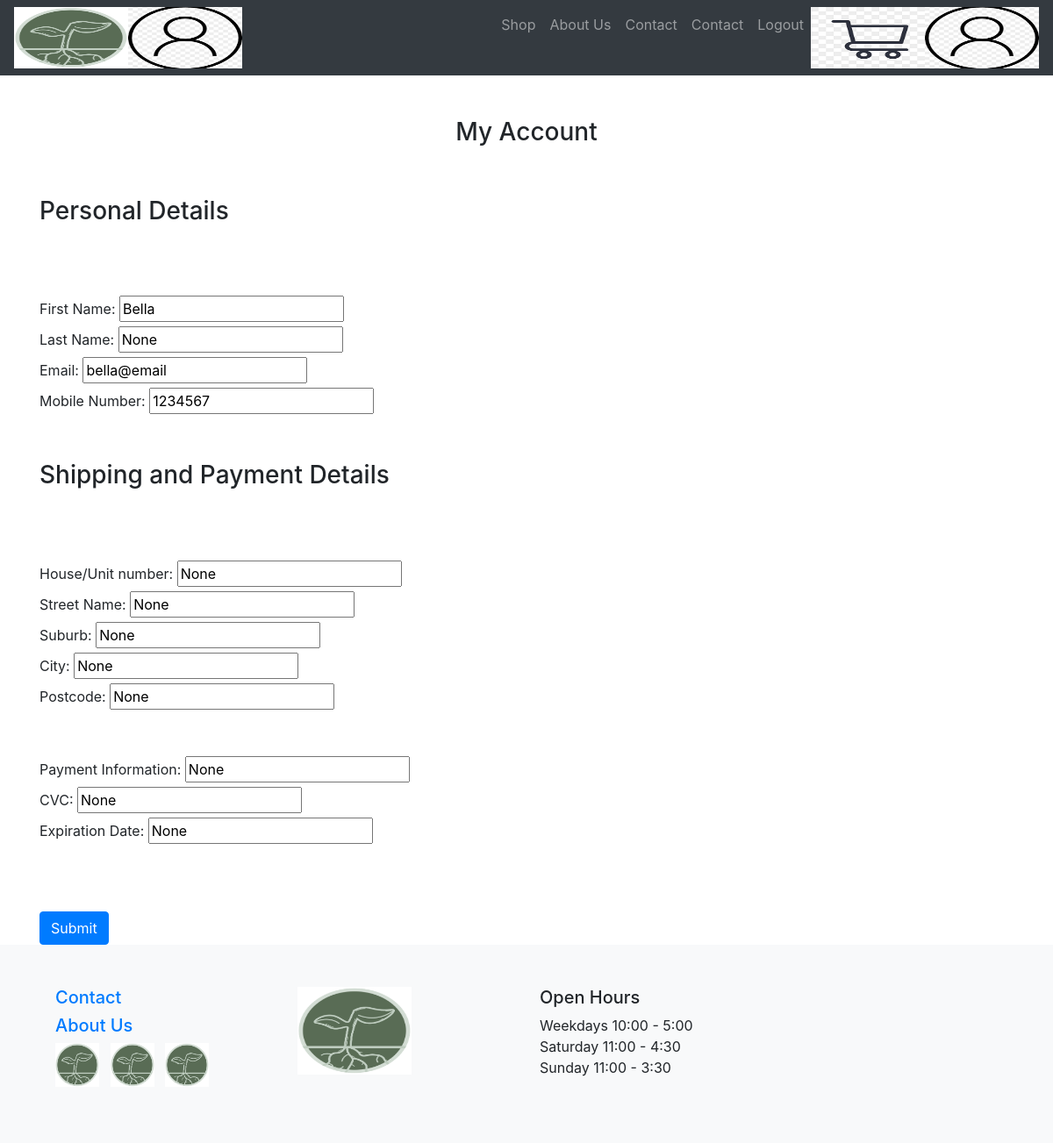
Screenshot of /editAccountDetails (signed in) with the database file from the repository.
### Website/models.py (models this page shows)
class AccountDetails(db.Model):
    __tablename__ = 'AccountDetails'
    userId = db.Column(db.Integer, db.ForeignKey('user.id'), primary_key=True)
    firstName = db.Column(db.String(150))
    lastName = db.Column(db.String(150), nullable=True)
    email = db.Column(db.String(150), nullable=True)
    mobileNo = db.Column(db.String(15), nullable=True)
    addressHouseNo = db.Column(db.String, nullable=True)
    addressStreetName = db.Column(db.String, nullable=True)
    addressSuburb = db.Column(db.String, nullable=True)
    addressCity = db.Column(db.String, nullable=True)
    addressPostCode = db.Column(db.String, nullable=True)
    paymentCardNo = db.Column(db.String(4), nullable=True)
    paymentCardCvc = db.Column(db.Integer, nullable=True)
    paymentCardExp = db.Column(db.String, nullable=True)
    user = db.relationship('User', backref=db.backref('AccountDetails', uselist=False))

### Website/views.py (the view)
@views.route('/editAccountDetails', methods=['GET', 'POST'])
def editAccountDetails():
    if request.method == 'POST':
        user_id = current_user.id
        account_details = AccountDetails.query.filter_by(userId=user_id).first()
        account_details.firstName = request.form['firstName']
        account_details.lastName = request.form['lastName']
        account_details.email = request.form['email']
        account_details.mobileNo = request.form['mobileNo']
        account_details.addressHouseNo = request.form['addressHouseNo']
        account_details.addressStreetName = request.form['addressStreetName']
        account_details.addressSuburb = request.form['addressSuburb']
        account_details.addressCity = request.form['addressCity']
        account_details.addressPostCode = request.form['addressPostCode']
        account_details.paymentCardNo = request.form['paymentCardNo']
        account_details.paymentCardCvc = request.form['paymentCardCvc']
        account_details.paymentCardExp = request.form['paymentCardExp']
        db.session.commit()
        flash('Account details updated successfully', category='success')
        return redirect(url_for('views.accountDetails'))
    else:
        return render_template("editAccountDetails.html", user=current_user)

### Website/__init__.py (called while the page is built)
def create_app():
    app = Flask(__name__)
    app.config['SECRET_KEY'] = 'random key'
    app.config['SQLALCHEMY_DATABASE_URI'] = f'sqlite:///{path.join(app.root_path, DB_NAME)}' #
    db.init_app(app) # NEW ADDITIONS < ^
    from .views import views
    from .auth import auth
    app.register_blueprint(views, url_prefix='/')
    app.register_blueprint(auth, url_prefix='/')
    from .models import User, Product, AccountDetails
    create_database(app)
    login_manager = LoginManager(app)
    login_manager.login_view = 'auth.login'
    login_manager.init_app(app)
    @login_manager.user_loader
    def load_user(id):
        return User.query.get(int(id))
    return app

### Website/templates/editAccountDetails.html (shortened to what this page needs)
{% extends "navBase.html" %}
{% block content %}
<form method="POST" action="{{ url_for('views.editAccountDetails') }}">
    <br><br>
    <h3 align="center">My Account</h3><br><br>
    <h3 align="left">Personal Details</h3><br><br><br>
        <label for="firstName">First Name:</label>
        <input type="text" id="firstName" name="firstName" value="{{ user.AccountDetails.firstName }}" required/><br>
        <label for="lastName">Last Name:</label>
        <input type="text" id="lastName" name="lastName" value="{{ user.AccountDetails.lastName }}"/><br>
        <label for="email">Email:</label>
        <input type="email" id="email" name="email" value="{{ user.AccountDetails.email }}"/><br>
        <label for="mobileNo">Mobile Number:</label>
        <input type="text" id="mobileNo" name="mobileNo" value="{{ user.AccountDetails.mobileNo }}"/><br>
         <br><br>
    <h3>Shipping and Payment Details</h3><br><br><br>
        <label for="addressHouseNo">House/Unit number:</label>
        <input type="text" id="addressHouseNo" name="addressHouseNo" value="{{ user.AccountDetails.addressHouseNo }}"/><br>
        <label for="addressStreetName">Street Name:</label>
        <input type="text" id="addressStreetName" name="addressStreetName" value="{{ user.AccountDetails.addressStreetName }}"/><br>
        <label for="addressSuburb">Suburb:</label>
        <input type="text" id="addressSuburb" name="addressSuburb" value="{{ user.AccountDetails.addressSuburb }}"><br>
        <label for="addressCity">City:</label>
        <input type="text" id="addressCity" name="addressCity" value="{{ user.AccountDetails.addressCity }}"><br>
        <label for="addressPostCode">Postcode:</label>
        <input type="text" id="addressPostCode" name="addressPostCode" value="{{ user.AccountDetails.addressPostCode }}"><br><br><br>
        <label for="paymentCardNo">Payment Information:</label>
        <input type="text" id="paymentCardNo" name="paymentCardNo" value="{{ user.AccountDetails.paymentCardNo }}"><br>
        <label for="paymentCardCvc">CVC:</label>
        <input type="text" id="paymentCardCvc" name="paymentCardCvc" value="{{ user.AccountDetails.paymentCardCvc }}"><br>
        <label for="paymentCardExp">Expiration Date:</label>
        <input type="text" id="paymentCardExp" name="paymentCardExp" value="{{ user.AccountDetails.paymentCardExp }}"><br><br><br>
    <br>
    <button type="submit" class="btn btn-primary">Submit</button>
</form>
{% endblock %}

### rows the page displays
AccountDetails: firstName "Bella", lastName "None", email "bella@email", mobileNo "1234567", addressHouseNo "None", addressStreetName "None", addressSuburb "None", addressCity "None", addressPostCode "None", paymentCardNo "None", paymentCardCvc "None", paymentCardExp "None"
